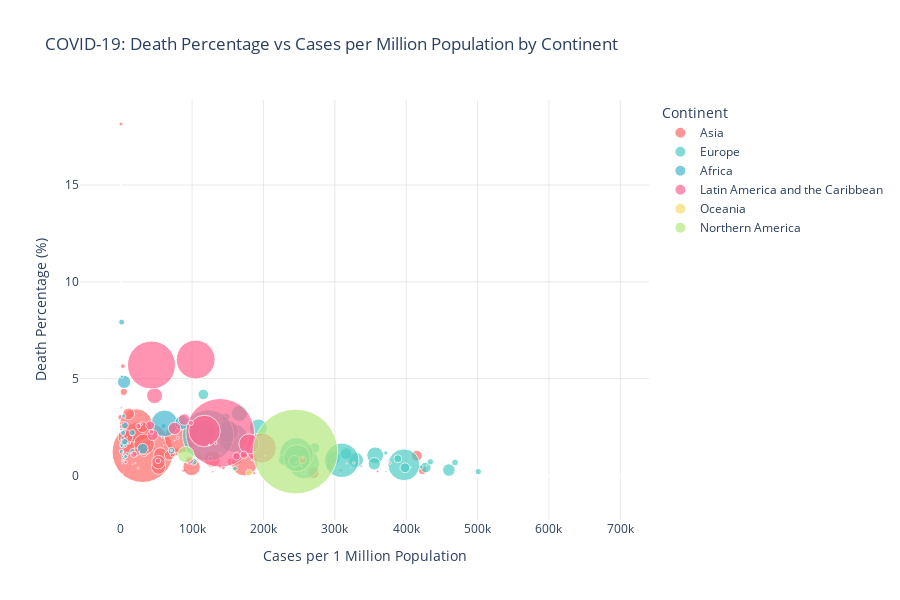

Notebook code for this chart:
### Markdown cell above
## 5. Visualization 4: Death Percentage vs Cases per Million by Continent

### Code cell
# Scatter plot: Death percentage vs Cases per Million, colored by continent
fig4 = px.scatter(
    df_clean,
    x='Cases_per_1M',
    y='Death_Percentage',
    color='Continent',
    size='Total_Deaths',
    hover_name='Country',
    hover_data={
        'Cases_per_1M': ':,',
        'Death_Percentage': ':.2f',
        'Total_Cases': ':,',
        'Total_Deaths': ':,'
    },
    title='COVID-19: Death Percentage vs Cases per Million Population by Continent',
    labels={
        'Cases_per_1M': 'Cases per 1 Million Population',
        'Death_Percentage': 'Death Percentage (%)',
        'Continent': 'Continent'
    },
    color_discrete_map={
        'Asia': '#FF6B6B',
        'Europe': '#4ECDC4',
        'Africa': '#45B7D1',
        'North America': '#FFA07A',
        'South America': '#98D8C8',
        'Oceania': '#F7DC6F'
    },
    size_max=60,  # Increase maximum bubble size
    height=600
)

fig4.update_layout(
    xaxis=dict(showgrid=True, gridwidth=0.5, gridcolor='lightgray'),
    yaxis=dict(showgrid=True, gridwidth=0.5, gridcolor='lightgray'),
    plot_bgcolor='white'
)


fig4.show()

### Figure 1 — Plotly figure (JSON) as saved in the notebook; plotly's stock layout.template omitted (floating-point values rounded to 4 significant figures)
{"data": [{"customdata": [[177827, 7671], [422574, 8617], [792061, 9697], [556241, 1471], [1951770, 29122], [31437, 12], [135974, 213], [135747, 3054], [154738, 4638], [439964, 947], [1649222, 16756], [1171422, 8172], [43029044, 521388], [6019981, 155288], [7167646, 140315], [2320260, 25173], [3943153, 10530], [6653841, 28248], [1689314, 14003], [1305188, 13660], [629525, 2554], [200968, 2991], [183560, 679], [1092995, 10315], [82, 0], [4246467, 35099], [176993, 298], [468610, 2177], [611875, 19433], [978475, 11951], [388468, 4251], [1525466, 30361], [581236, 5351], [3679485, 59343], [361819, 677], [13874216, 17235], [751076, 9048], [1109744, 1276], [661991, 16481], [55711, 3144], [24310, 853], [17388, 124], [3711595, 25418], [22832, 130], [14894731, 98157], [892170, 2302], [237853, 1637], [9818328, 42600], [11806, 2143]], "hovertemplate": "<b>%{hovertext}</b><br><br>Continent=Asia<br>Cases per 1 Million Population=%{x:,}<br>Death Percentage (%)=%{y:.2f}<br>Total_Deaths=%{customdata[1]:,}<br>Total_Cases=%{customdata[0]:,}<extra></extra>", "hovertext": ["Afghanistan", "Armenia", "Azerbaijan", "Bahrain", "Bangladesh", "Bhutan", "Brunei ", "Cambodia", "China", "Cyprus", "Georgia", "Hong Kong", "India", "Indonesia", "Iran", "Iraq", "Israel", "Japan", "Jordan", "Kazakhstan", "Kuwait", "Kyrgyzstan", "Laos", "Lebanon", "Macao", "Malaysia", "Maldives", "Mongolia", "Myanmar", "Nepal", "Oman", "Pakistan", "Palestine", "Philippines", "Qatar", "S. Korea", "Saudi Arabia", "Singapore", "Sri Lanka", "Syria", "Taiwan", "Tajikistan", "Thailand", "Timor-Leste", "Turkey", "UAE", "Uzbekistan", "Vietnam", "Yemen"], "legendgroup": "Asia", "marker": {"color": "#FF6B6B", "size": [7671, 8617, 9697, 1471, 29122, 12, 213, 3054, 4638, 947, 16756, 8172, 521388, 155288, 140315, 25173, 10530, 28248, 14003, 13660, 2554, 2991, 679, 10315, 0, 35099, 298, 2177, 19433, 11951, 4251, 30361, 5351, 59343, 677, 17235, 9048, 1276, 16481, 3144, 853, 124, 25418, 130, 98157, 2302, 1637, 42600, 2143], "sizemode": "area", "sizeref": 280.1, "symbol": "circle"}, "mode": "markers", "name": "Asia", "orientation": "v", "showlegend": true, "type": "scatter", "x": [4395, 142140, 76905, 308168, 11648, 39972, 305689, 7927, 108, 359817, 414819, 154064, 30653, 21609, 83466, 55506, 422813, 52893, 162740, 68086, 143691, 29939, 24605, 161401, 123, 128324, 317645, 139025, 11115, 32557, 72831, 6679, 109484, 32813, 128862, 270208, 21002, 187113, 30690, 3054, 1017, 1754, 52942, 16759, 173340, 88337, 6931, 99304, 381], "xaxis": "x", "y": [4.314, 2.039, 1.224, 0.2645, 1.492, 0.03817, 0.1566, 2.25, 2.997, 0.2152, 1.016, 0.6976, 1.212, 2.58, 1.958, 1.085, 0.267, 0.4245, 0.8289, 1.047, 0.4057, 1.488, 0.3699, 0.9437, 0, 0.8265, 0.1684, 0.4646, 3.176, 1.221, 1.094, 1.99, 0.9206, 1.613, 0.1871, 0.1242, 1.205, 0.115, 2.49, 5.643, 3.509, 0.7131, 0.6848, 0.5694, 0.659, 0.258, 0.6882, 0.4339, 18.15], "yaxis": "y"}, {"customdata": [[273870, 3492], [40024, 153], [3887355, 15985], [965322, 6844], [3851048, 30826], [375693, 15719], [1140679, 36568], [69036, 156], [1102730, 15601], [3830631, 39720], [2919428, 5762], [558706, 2468], [34237, 28], [889626, 3178], [25997852, 142506], [21646375, 130563], [16979, 101], [3077711, 27684], [1854198, 45510], [181830, 101], [1471210, 6786], [28416, 84], [14846514, 159784], [802534, 5643], [16429, 84], [1030966, 8907], [216979, 1037], [81596, 641], [514199, 11446], [10842, 54], [233326, 2705], [7908701, 22016], [306670, 9228], [1408708, 2518], [5969621, 115345], [3604114, 21693], [2860094, 65090], [17896866, 369708], [15181, 113], [1980722, 15825], [1725487, 19417], [973892, 6501], [11551574, 102541], [2487852, 18331], [3490876, 13715], [21216874, 165570], [4968881, 107980], [29, 0]], "hovertemplate": "<b>%{hovertext}</b><br><br>Continent=Europe<br>Cases per 1 Million Population=%{x:,}<br>Death Percentage (%)=%{y:.2f}<br>Total_Deaths=%{customdata[1]:,}<br>Total_Cases=%{customdata[0]:,}<extra></extra>", "hovertext": ["Albania", "Andorra", "Austria", "Belarus", "Belgium", "Bosnia and Herzegovina", "Bulgaria", "Channel Islands", "Croatia", "Czechia", "Denmark", "Estonia", "Faeroe Islands", "Finland", "France", "Germany", "Gibraltar", "Greece", "Hungary", "Iceland", "Ireland", "Isle of Man", "Italy", "Latvia", "Liechtenstein", "Lithuania", "Luxembourg", "Malta", "Moldova", "Monaco", "Montenegro", "Netherlands", "North Macedonia", "Norway", "Poland", "Portugal", "Romania", "Russia", "San Marino", "Serbia", "Slovakia", "Slovenia", "Spain", "Sweden", "Switzerland", "UK", "Ukraine", "Vatican City"], "legendgroup": "Europe", "marker": {"color": "#4ECDC4", "size": [3492, 153, 15985, 6844, 30826, 15719, 36568, 156, 15601, 39720, 5762, 2468, 28, 3178, 142506, 130563, 101, 27684, 45510, 101, 6786, 84, 159784, 5643, 84, 8907, 1037, 641, 11446, 54, 2705, 22016, 9228, 2518, 115345, 21693, 65090, 369708, 113, 15825, 19417, 6501, 102541, 18331, 13715, 165570, 107980, 0], "sizemode": "area", "sizeref": 280.1, "symbol": "circle"}, "mode": "markers", "name": "Europe", "orientation": "v", "showlegend": true, "type": "scatter", "x": [95349, 516565, 427353, 102217, 329772, 115773, 166355, 390767, 271545, 356545, 500939, 420682, 696044, 160126, 396754, 256921, 504232, 297826, 192796, 526860, 292235, 331108, 246186, 433873, 428732, 388193, 337028, 183940, 127988, 272899, 371417, 459775, 147209, 256341, 158035, 355272, 150428, 122544, 445766, 228305, 315776, 468344, 246900, 243680, 398255, 309689, 114824, 36025], "xaxis": "x", "y": [1.275, 0.3823, 0.4112, 0.709, 0.8005, 4.184, 3.206, 0.226, 1.415, 1.037, 0.1974, 0.4417, 0.08178, 0.3572, 0.5481, 0.6032, 0.5949, 0.8995, 2.454, 0.05555, 0.4613, 0.2956, 1.076, 0.7031, 0.5113, 0.8639, 0.4779, 0.7856, 2.226, 0.4981, 1.159, 0.2784, 3.009, 0.1787, 1.932, 0.6019, 2.276, 2.066, 0.7444, 0.799, 1.125, 0.6675, 0.8877, 0.7368, 0.3929, 0.7804, 2.173, 0], "yaxis": "y"}, {"customdata": [[265691, 6874], [99194, 1900], [26952, 163], [305526, 2686], [20853, 382], [38519, 38], [55960, 401], [119544, 1927], [14649, 113], [7308, 191], [8093, 160], [24071, 385], [15590, 189], [86748, 1337], [505264, 24417], [15903, 183], [9728, 103], [69851, 1394], [469819, 7504], [47586, 303], [11988, 365], [160971, 1445], [36459, 440], [8151, 170], [81761, 796], [323454, 5648], [32910, 697], [7400, 294], [501738, 6419], [64050, 1388], [85664, 2626], [30495, 728], [58670, 982], [36628, 968], [36891, 187], [1163526, 16060], [225266, 2200], [157646, 4019], [8811, 308], [255468, 3142], [336945, 709], [129728, 1458], [2, 0], [5945, 73], [85919, 1965], [40421, 164], [7674, 125], [26400, 1348], [3722954, 100050], [17278, 138], [61955, 4907], [33815, 800], [36944, 272], [1035884, 28323], [163936, 3595], [10, 1], [317076, 3967], [246525, 5446]], "hovertemplate": "<b>%{hovertext}</b><br><br>Continent=Africa<br>Cases per 1 Million Population=%{x:,}<br>Death Percentage (%)=%{y:.2f}<br>Total_Deaths=%{customdata[1]:,}<br>Total_Cases=%{customdata[0]:,}<extra></extra>", "hovertext": ["Algeria", "Angola", "Benin", "Botswana", "Burkina Faso", "Burundi", "Cabo Verde", "Cameroon", "CAR", "Chad", "Comoros", "Congo", "Djibouti", "Democratic Republic of the Congo", "Egypt", "Equatorial Guinea", "Eritrea", "Eswatini", "Ethiopia", "Gabon", "Gambia", "Ghana", "Guinea", "Guinea-Bissau", "Ivory Coast", "Kenya", "Lesotho", "Liberia", "Libya", "Madagascar", "Malawi", "Mali", "Mauritania", "Mauritius", "Mayotte", "Morocco", "Mozambique", "Namibia", "Niger", "Nigeria", "Réunion", "Rwanda", "Saint Helena", "Sao Tome and Principe", "Senegal", "Seychelles", "Sierra Leone", "Somalia", "South Africa", "South Sudan", "Sudan", "Tanzania", "Togo", "Tunisia", "Uganda", "Western Sahara", "Zambia", "Zimbabwe"], "legendgroup": "Africa", "marker": {"color": "#45B7D1", "size": [6874, 1900, 163, 2686, 382, 38, 401, 1927, 113, 191, 160, 385, 189, 1337, 24417, 183, 103, 1394, 7504, 303, 365, 1445, 440, 170, 796, 5648, 697, 294, 6419, 1388, 2626, 728, 982, 968, 187, 16060, 2200, 4019, 308, 3142, 709, 1458, 0, 73, 1965, 164, 125, 1348, 100050, 138, 4907, 800, 272, 28323, 3595, 1, 3967, 5446], "sizemode": "area", "sizeref": 280.1, "symbol": "circle"}, "mode": "markers", "name": "Africa", "orientation": "v", "showlegend": true, "type": "scatter", "x": [5873, 2862, 2126, 125488, 952, 3079, 98772, 4315, 2944, 424, 8972, 4182, 15388, 920, 4780, 10719, 2678, 59136, 3917, 20532, 4728, 4998, 2650, 3977, 2971, 5792, 15152, 1405, 71322, 2213, 4284, 1434, 12063, 28717, 129747, 30882, 6871, 60137, 342, 1188, 371700, 9600, 327, 26273, 4905, 406597, 929, 1584, 61417, 1513, 1357, 539, 4287, 86072, 3396, 16, 16442, 16174], "xaxis": "x", "y": [2.587, 1.915, 0.6048, 0.8791, 1.832, 0.09865, 0.7166, 1.612, 0.7714, 2.614, 1.977, 1.599, 1.212, 1.541, 4.833, 1.151, 1.059, 1.996, 1.597, 0.6367, 3.045, 0.8977, 1.207, 2.086, 0.9736, 1.746, 2.118, 3.973, 1.279, 2.167, 3.065, 2.387, 1.674, 2.643, 0.5069, 1.38, 0.9766, 2.549, 3.496, 1.23, 0.2104, 1.124, 0, 1.228, 2.287, 0.4057, 1.629, 5.106, 2.687, 0.7987, 7.92, 2.366, 0.7362, 2.734, 2.193, 10, 1.251, 2.209], "yaxis": "y"}, {"customdata": [[2700, 9], [7493, 135], [9041124, 128065], [34051, 212], [33295, 788], [59938, 375], [57289, 656], [902448, 21896], [29999816, 660269], [6155, 62], [8574, 33], [20606, 24], [3486653, 56750], [6085926, 139660], [839368, 8308], [1092547, 8514], [40671, 267], [11891, 63], [578130, 4375], [859890, 35421], [161570, 4120], [123, 0], [79075, 394], [14024, 218], [130705, 843], [830745, 17325], [63272, 1226], [30549, 833], [421062, 10880], [128811, 2893], [141415, 909], [5665376, 323212], [175, 2], [18434, 224], [765213, 8170], [648353, 18731], [3548559, 212328], [5549, 43], [22964, 365], [10107, 63], [9766, 86], [4150, 6], [6746, 106], [79232, 1325], [138425, 3756], [5910, 36], [889513, 7166], [520843, 5686]], "hovertemplate": "<b>%{hovertext}</b><br><br>Continent=Latin America and the Caribbean<br>Cases per 1 Million Population=%{x:,}<br>Death Percentage (%)=%{y:.2f}<br>Total_Deaths=%{customdata[1]:,}<br>Total_Cases=%{customdata[0]:,}<extra></extra>", "hovertext": ["Anguilla", "Antigua and Barbuda", "Argentina", "Aruba", "Bahamas", "Barbados", "Belize", "Bolivia", "Brazil", "British Virgin Islands", "Caribbean Netherlands", "Cayman Islands", "Chile", "Colombia", "Costa Rica", "Cuba", "Curaçao", "Dominica", "Dominican Republic", "Ecuador", "El Salvador", "Falkland Islands", "French Guiana", "Grenada", "Guadeloupe", "Guatemala", "Guyana", "Haiti", "Honduras", "Jamaica", "Martinique", "Mexico", "Montserrat", "Nicaragua", "Panama", "Paraguay", "Peru", "Saint Kitts and Nevis", "Saint Lucia", "Saint Martin", "Sint Maarten", "St. Barth ", "St. Vincent Grenadines", "Suriname", "Trinidad and Tobago", "Turks and Caicos", "Uruguay", "Venezuela"], "legendgroup": "Latin America and the Caribbean", "marker": {"color": "#FF6692", "size": [9, 135, 128065, 212, 788, 375, 656, 21896, 660269, 62, 33, 24, 56750, 139660, 8308, 8514, 267, 63, 4375, 35421, 4120, 0, 394, 218, 843, 17325, 1226, 833, 10880, 2893, 909, 323212, 2, 224, 8170, 18731, 212328, 43, 365, 63, 86, 6, 106, 1325, 3756, 36, 7166, 5686], "sizemode": "area", "sizeref": 280.1, "symbol": "circle"}, "mode": "markers", "name": "Latin America and the Caribbean", "orientation": "v", "showlegend": true, "type": "scatter", "x": [177200, 75422, 196881, 316577, 83275, 208125, 139641, 75508, 139401, 201256, 321726, 307218, 179692, 117416, 162180, 96562, 246091, 164470, 52375, 47476, 24692, 33634, 253264, 123629, 326563, 44916, 79768, 2623, 41360, 43170, 377352, 43147, 35021, 2726, 172593, 88987, 105062, 103030, 124065, 253817, 223335, 417925, 60471, 132977, 98354, 149114, 254524, 18408], "xaxis": "x", "y": [0.3333, 1.802, 1.416, 0.6226, 2.367, 0.6256, 1.145, 2.426, 2.201, 1.007, 0.3849, 0.1165, 1.628, 2.295, 0.9898, 0.7793, 0.6565, 0.5298, 0.7568, 4.119, 2.55, 0, 0.4983, 1.554, 0.645, 2.085, 1.938, 2.727, 2.584, 2.246, 0.6428, 5.705, 1.143, 1.215, 1.068, 2.889, 5.983, 0.7749, 1.589, 0.6233, 0.8806, 0.1446, 1.571, 1.672, 2.713, 0.6091, 0.8056, 1.092], "yaxis": "y"}, {"customdata": [[4680816, 6384], [2118, 0], [64422, 834], [72318, 646], [3067, 13], [7, 0], [1, 0], [60294, 311], [693219, 350], [7, 0], [4042, 6], [42203, 640], [2285, 1], [11470, 133], [7127, 9], [4107, 2], [454, 7]], "hovertemplate": "<b>%{hovertext}</b><br><br>Continent=Oceania<br>Cases per 1 Million Population=%{x:,}<br>Death Percentage (%)=%{y:.2f}<br>Total_Deaths=%{customdata[1]:,}<br>Total_Cases=%{customdata[0]:,}<extra></extra>", "hovertext": ["Australia", "Cook Islands", "Fiji", "French Polynesia", "Kiribati", "Marshall Islands", "Micronesia", "New Caledonia", "New Zealand", "Niue", "Palau", "Papua New Guinea", "Samoa", "Solomon Islands", "Tonga", "Vanuatu", "Wallis and Futuna"], "legendgroup": "Oceania", "marker": {"color": "#F7DC6F", "size": [6384, 0, 834, 646, 13, 0, 0, 311, 350, 0, 6, 640, 1, 133, 9, 2, 7], "sizemode": "area", "sizeref": 280.1, "symbol": "circle"}, "mode": "markers", "name": "Oceania", "orientation": "v", "showlegend": true, "type": "scatter", "x": [179908, 120396, 70964, 254864, 25005, 117, 9, 207694, 138586, 4255, 221540, 4566, 11384, 16012, 66118, 12846, 41674], "xaxis": "x", "y": [0.1364, 0, 1.295, 0.8933, 0.4239, 0, 0, 0.5158, 0.05049, 0, 0.1484, 1.516, 0.04376, 1.16, 0.1263, 0.0487, 1.542], "yaxis": "y"}, {"customdata": [[12564, 128], [3499226, 37690], [11971, 21], [1957, 1], [81839052, 1008222]], "hovertemplate": "<b>%{hovertext}</b><br><br>Continent=Northern America<br>Cases per 1 Million Population=%{x:,}<br>Death Percentage (%)=%{y:.2f}<br>Total_Deaths=%{customdata[1]:,}<br>Total_Cases=%{customdata[0]:,}<extra></extra>", "hovertext": ["Bermuda", "Canada", "Greenland", "Saint Pierre Miquelon", "USA"], "legendgroup": "Northern America", "marker": {"color": "#B6E880", "size": [128, 37690, 21, 1, 1008222], "sizemode": "area", "sizeref": 280.1, "symbol": "circle"}, "mode": "markers", "name": "Northern America", "orientation": "v", "showlegend": true, "type": "scatter", "x": [203055, 91312, 210231, 340703, 244734], "xaxis": "x", "y": [1.019, 1.077, 0.1754, 0.0511, 1.232], "yaxis": "y"}], "layout": {"height": 600, "legend": {"itemsizing": "constant", "title": {"text": "Continent"}, "tracegroupgap": 0}, "plot_bgcolor": "white", "title": {"text": "COVID-19: Death Percentage vs Cases per Million Population by Continent"}, "xaxis": {"anchor": "y", "domain": [0, 1], "gridcolor": "lightgray", "gridwidth": 0.5, "showgrid": true, "title": {"text": "Cases per 1 Million Population"}}, "yaxis": {"anchor": "x", "domain": [0, 1], "gridcolor": "lightgray", "gridwidth": 0.5, "showgrid": true, "title": {"text": "Death Percentage (%)"}}}}
